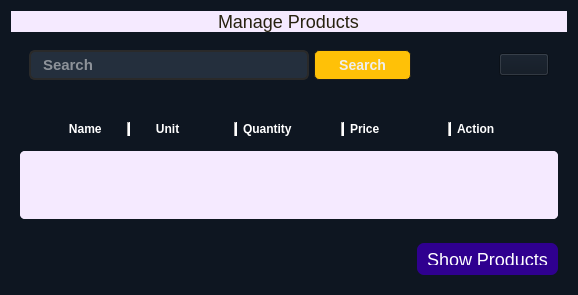
               <widget class="QWidget" name="page_5">
                <property name="styleSheet">
                 <string notr="true">background-color: rgb(14, 22, 33);</string>
                </property>
                <layout class="QVBoxLayout" name="verticalLayout_4">
                 <item>
                  <widget class="QWidget" name="widget_2" native="true">
                   <property name="styleSheet">
                    <string notr="true">QWidget{
	background-color: rgb(14, 22, 33);
	font-size:18px;
}</string>
                   </property>
                   <layout class="QVBoxLayout" name="verticalLayout_6">
                    <property name="spacing">
                     <number>0</number>
                    </property>
                    <property name="leftMargin">
                     <number>0</number>
                    </property>
                    <property name="topMargin">
                     <number>0</number>
                    </property>
                    <property name="rightMargin">
                     <number>0</number>
                    </property>
                    <property name="bottomMargin">
                     <number>0</number>
                    </property>
                    <item alignment="Qt::AlignTop">
                     <widget class="QWidget" name="widget_6" native="true">
                      <property name="styleSheet">
                       <string notr="true">QWidget{

	background-color: rgb(245, 234, 255);
	color: rgb(38, 33, 14);
	
}</string>
                      </property>
                      <layout class="QVBoxLayout" name="verticalLayout_5">
                       <property name="spacing">
                        <number>0</number>
                       </property>
                       <property name="leftMargin">
                        <number>0</number>
                       </property>
                       <property name="topMargin">
                        <number>0</number>
                       </property>
                       <property name="rightMargin">
                        <number>0</number>
                       </property>
                       <property name="bottomMargin">
                        <number>0</number>
                       </property>
                       <item alignment="Qt::AlignHCenter">
                        <widget class="QLabel" name="label_12">
                         <property name="text">
                          <string>Manage Products</string>
                         </property>
                        </widget>
                       </item>
                      </layout>
                     </widget>
                    </item>
                    <item>
                     <widget class="QWidget" name="widget_4" native="true">
                      <property name="sizePolicy">
                       <sizepolicy hsizetype="Expanding" vsizetype="Preferred">
                        <horstretch>0</horstretch>
                        <verstretch>0</verstretch>
                       </sizepolicy>
                      </property>
                      <property name="maximumSize">
                       <size>
                        <width>16777215</width>
                        <height>80</height>
                       </size>
                      </property>
                      <property name="styleSheet">
                       <string notr="true"/>
                      </property>
                      <layout class="QHBoxLayout" name="horizontalLayout_3">
                       <item alignment="Qt::AlignLeft">
                        <widget class="QWidget" name="widget_5" native="true">
                         <property name="minimumSize">
                          <size>
                           <width>400</width>
                           <height>0</height>
                          </size>
                         </property>
                         <property name="maximumSize">
                          <size>
                           <width>400</width>
                           <height>80</height>
                          </size>
                         </property>
                         <property name="styleSheet">
                          <string notr="true">background-color: rgb(14, 22, 33);

border-radius:13px;</string>
                         </property>
                         <layout class="QGridLayout" name="gridLayout_6">
                          <item row="0" column="0">
                           <widget class="QLineEdit" name="lineEdit_6">
                            <property name="minimumSize">
                             <size>
                              <width>280</width>
                              <height>30</height>
                             </size>
                            </property>
                            <property name="maximumSize">
                             <size>
                              <width>280</width>
                              <height>30</height>
                             </size>
                            </property>
                            <property name="styleSheet">
                             <string notr="true">QLineEdit {
	background-color: rgb(36, 47, 61);
	color: rgb(245, 245, 245);
	border-radius: 6px;
	border: 2px solid #2a2a2a;
	display:inline-block;
	font-family:Arial;
	font-size:15px;
	font-weight:bold;
	padding:0px 10px;
	
}
	</string>
                            </property>
                            <property name="placeholderText">
                             <string>Search</string>
                            </property>
                           </widget>
                          </item>
                          <item row="0" column="1" alignment="Qt::AlignRight">
                           <widget class="QPushButton" name="btn_searchProduct">
                            <property name="minimumSize">
                             <size>
                              <width>0</width>
                              <height>30</height>
                             </size>
                            </property>
                            <property name="maximumSize">
                             <size>
                              <width>16777215</width>
                              <height>30</height>
                             </size>
                            </property>
                            <property name="cursor">
                             <cursorShape>PointingHandCursor</cursorShape>
                            </property>
                            <property name="styleSheet">
                             <string notr="true">QPushButton {
	box-shadow:inset 0px 1px 0px 0px #ffffff;
	background:linear-gradient(to bottom, #f9f9f9 5%, #e9e9e9 100%);
	background-color: #ffc107;
	color: #eeeeee;
	border-radius:5px;
	border:1px solid #1e1e1e;
	display:inline-block;
	cursor:pointer;
	font-family:Arial;
	font-size:14px;
	font-weight:bold;
	padding:2px 24px;
}
QPushButton:hover {
	background:linear-gradient(to bottom, #e9e9e9 5%, #f9f9f9 100%);
	background-color: #001;
	color:#666666;
}
QPushButton:active {
	position:relative;
	top:1px;
}
QPushButton::pressed {
    background-color: QLinearGradient( x1: 0, y1: 0, x2: 0, y2: 1, stop: 0 #2d2d2d, stop: 0.1 #2b2b2b, stop: 0.5 #292929, stop: 0.9 #282828, stop: 1 #252525);
}

</string>
                            </property>
                            <property name="text">
                             <string>Search</string>
                            </property>
                           </widget>
                          </item>
                         </layout>
                        </widget>
                       </item>
                       <item>
                        <spacer name="horizontalSpacer_11">
                         <property name="orientation">
                          <enum>Qt::Horizontal</enum>
                         </property>
                         <property name="sizeHint" stdset="0">
                          <size>
                           <width>40</width>
                           <height>20</height>
                          </size>
                         </property>
                        </spacer>
                       </item>
                       <item alignment="Qt::AlignRight">
                        <widget class="QWidget" name="widget_8" native="true">
                         <property name="maximumSize">
                          <size>
                           <width>60</width>
                           <height>16777215</height>
                          </size>
                         </property>
                         <layout class="QVBoxLayout" name="verticalLayout_10"/>
                        </widget>
                       </item>
                       <item alignment="Qt::AlignRight">
                        <widget class="QWidget" name="widget_9" native="true">
                         <property name="maximumSize">
                          <size>
                           <width>16777215</width>
                           <height>80</height>
                          </size>
                         </property>
                         <layout class="QGridLayout" name="gridLayout_5">
                          <item row="0" column="0">
                           <widget class="QPushButton" name="btn_AddProduct">
                            <property name="sizePolicy">
                             <sizepolicy hsizetype="Preferred" vsizetype="Fixed">
                              <horstretch>0</horstretch>
                              <verstretch>0</verstretch>
                             </sizepolicy>
                            </property>
                            <property name="styleSheet">
                             <string notr="true">QPushButton{
  margin:0px;

}
QPushButton:active {
	position:relative;
	top:1px;
}
QPushButton::pressed {
    background-color: QLinearGradient( x1: 0, y1: 0, x2: 0, y2: 1, stop: 0 #2d2d2d, stop: 0.1 #2b2b2b, stop: 0.5 #292929, stop: 0.9 #282828, stop: 1 #252525);
}</string>
                            </property>
                            <property name="text">
                             <string/>
                            </property>
                            <property name="icon">
                             <iconset>
                              <normaloff>:/icons/icons/add_order.png</normaloff>:/icons/icons/add_order.png</iconset>
                            </property>
                            <property name="iconSize">
                             <size>
                              <width>40</width>
                              <height>40</height>
                             </size>
                            </property>
                           </widget>
                          </item>
                         </layout>
                        </widget>
                       </item>
                      </layout>
                     </widget>
                    </item>
                   </layout>
                  </widget>
                 </item>
                 <item>
                  <widget class="QWidget" name="widget_3" native="true">
                   <layout class="QVBoxLayout" name="verticalLayout_11">
                    <item>
                     <widget class="QWidget" name="widget_7" native="true">
                      <property name="minimumSize">
                       <size>
                        <width>0</width>
                        <height>24</height>
                       </size>
                      </property>
                      <layout class="QHBoxLayout" name="horizontalLayout_4">
                       <item>
                        <widget class="QLabel" name="label_13">
                         <property name="styleSheet">
                          <string notr="true">QLabel{
	
	color: rgb(255, 255, 255);	
	font-weight:bold;
	font-size:12px;
}</string>
                         </property>
                         <property name="text">
                          <string>            Name</string>
                         </property>
                        </widget>
                       </item>
                       <item>
                        <widget class="Line" name="line_9">
                         <property name="styleSheet">
                          <string notr="true">background-color: rgb(255, 255, 255);	

</string>
                         </property>
                         <property name="orientation">
                          <enum>Qt::Vertical</enum>
                         </property>
                        </widget>
                       </item>
                       <item>
                        <widget class="QLabel" name="label_14">
                         <property name="styleSheet">
                          <string notr="true">QLabel{
	
	color: rgb(255, 255, 255);	
	font-weight:bold;
	font-size:12px;
}</string>
                         </property>
                         <property name="text">
                          <string>      Unit</string>
                         </property>
                        </widget>
                       </item>
                       <item>
                        <widget class="Line" name="line_10">
                         <property name="styleSheet">
                          <string notr="true">background-color: rgb(255, 255, 255);	</string>
                         </property>
                         <property name="orientation">
                          <enum>Qt::Vertical</enum>
                         </property>
                        </widget>
                       </item>
                       <item>
                        <widget class="QLabel" name="label_15">
                         <property name="styleSheet">
                          <string notr="true">QLabel{
	
	color: rgb(255, 255, 255);	
	font-weight:bold;
	font-size:12px;
}</string>
                         </property>
                         <property name="text">
                          <string>Quantity</string>
                         </property>
                        </widget>
                       </item>
                       <item>
                        <widget class="Line" name="line_11">
                         <property name="styleSheet">
                          <string notr="true">background-color: rgb(255, 255, 255);	</string>
                         </property>
                         <property name="orientation">
                          <enum>Qt::Vertical</enum>
                         </property>
                        </widget>
                       </item>
                       <item>
                        <widget class="QLabel" name="label_16">
                         <property name="styleSheet">
                          <string notr="true">QLabel{
	
	color: rgb(255, 255, 255);	
	font-weight:bold;
	font-size:12px;
}</string>
                         </property>
                         <property name="text">
                          <string>Price</string>
                         </property>
                        </widget>
                       </item>
                       <item>
                        <widget class="Line" name="line_12">
                         <property name="styleSheet">
                          <string notr="true">background-color: rgb(255, 255, 255);	</string>
                         </property>
                         <property name="orientation">
                          <enum>Qt::Vertical</enum>
                         </property>
                        </widget>
                       </item>
                       <item>
                        <widget class="QLabel" name="label_17">
                         <property name="styleSheet">
                          <string notr="true">QLabel{
	
	color: rgb(255, 255, 255);	
	font-weight:bold;
	font-size:12px;
}</string>
                         </property>
                         <property name="text">
                          <string>Action</string>
                         </property>
                        </widget>
                       </item>
                      </layout>
                     </widget>
                    </item>
                    <item>
                     <widget class="QScrollArea" name="scrollArea">
                      <property name="styleSheet">
                       <string notr="true">background-color: rgb(245, 234, 255);
border-radius:5px;
</string>
                      </property>
                      <property name="widgetResizable">
                       <bool>true</bool>
                      </property>
                      <widget class="QWidget" name="scrollAreaWidgetContents">
                       <property name="geometry">
                        <rect>
                         <x>0</x>
                         <y>0</y>
                         <width>861</width>
                         <height>313</height>
                        </rect>
                       </property>
                       <layout class="QVBoxLayout" name="verticalLayout_8">
                        <item>
                         <layout class="QVBoxLayout" name="vertical_layout">
                          <property name="spacing">
                           <number>0</number>
                          </property>
                         </layout>
                        </item>
                       </layout>
                      </widget>
                     </widget>
                    </item>
                   </layout>
                  </widget>
                 </item>
                 <item>
                  <widget class="QWidget" name="widget_10" native="true">
                   <property name="minimumSize">
                    <size>
                     <width>0</width>
                     <height>50</height>
                    </size>
                   </property>
                   <property name="maximumSize">
                    <size>
                     <width>16777215</width>
                     <height>50</height>
                    </size>
                   </property>
                   <layout class="QHBoxLayout" name="horizontalLayout_5">
                    <item alignment="Qt::AlignHCenter">
                     <widget class="QLabel" name="label_delete">
                      <property name="styleSheet">
                       <string notr="true">color: rgb(255, 21, 5);
font-weight:bold;</string>
                      </property>
                      <property name="text">
                       <string/>
                      </property>
                     </widget>
                    </item>
                    <item>
                     <spacer name="horizontalSpacer_12">
                      <property name="orientation">
                       <enum>Qt::Horizontal</enum>
                      </property>
                      <property name="sizeHint" stdset="0">
                       <size>
                        <width>40</width>
                        <height>20</height>
                       </size>
                      </property>
                     </spacer>
                    </item>
                    <item>
                     <widget class="QPushButton" name="btn_showProduct">
                      <property name="styleSheet">
                       <string notr="true">QPushButton{
  border:none;
  background:rgb(47, 0, 143);
  color:#fff;
  padding:10px;
  text-align:left;
  font-size:18px;
 border-radius:7px;
}
QPushButton:hover{
  background:#4b3869;

}
QPushButton::pressed {
    background-color: QLinearGradient( x1: 0, y1: 0, x2: 0, y2: 1, stop: 0 #2d2d2d, stop: 0.1 #2b2b2b, stop: 0.5 #292929, stop: 0.9 #282828, stop: 1 #252525);
}</string>
                      </property>
                      <property name="text">
                       <string>Show Products</string>
                      </property>
                     </widget>
                    </item>
                   </layout>
                  </widget>
                 </item>
                </layout>
               </widget>
